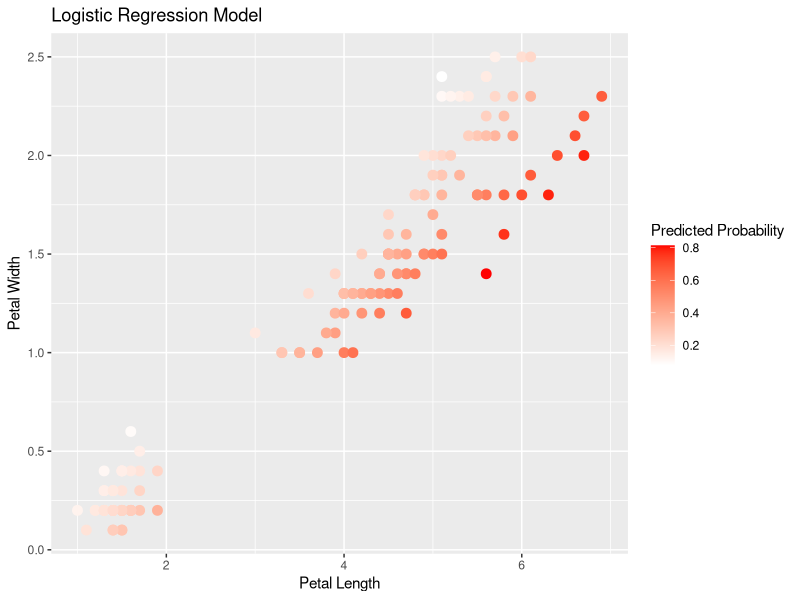
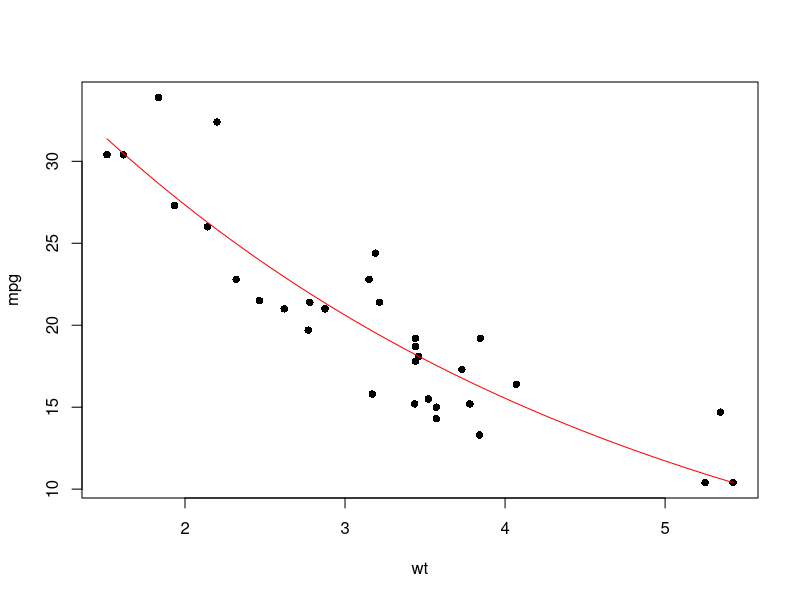

Write R code to recreate these figures, in order.
#Logistic Regression

# load the dataset
data(iris)

# create a binary response variable
iris$versicolor_binary <- as.numeric(iris$Species == "versicolor")

# fit a logistic regression model
model <- glm(versicolor_binary ~ Petal.Length + Petal.Width, data = iris, family = binomial)

# summarize the model
summary(model)

# load the ggplot2 package
library(ggplot2)

# create a data frame of predictor and response values
pred_df <- data.frame(Petal.Length = iris$Petal.Length,
                      Petal.Width = iris$Petal.Width,
                      Species = iris$Species,
                      versicolor_binary = iris$versicolor_binary,
                      predicted_prob = predict(model, type = "response"))

# create a scatter plot with predicted probabilities
ggplot(pred_df, aes(x = Petal.Length, y = Petal.Width, color = predicted_prob)) +
  geom_point(size = 3) +
  scale_color_gradient(low = "white", high = "red") +
  labs(x = "Petal Length", y = "Petal Width", color = "Predicted Probability") +
  ggtitle("Logistic Regression Model")

#Poisson Regression

# load the internal dataset "mtcars"
data(mtcars)

# fit a Poisson regression model with "wt" as the predictor variable
model <- glm(mpg ~ wt, data = mtcars, family = poisson)

# summarize the model
summary(model)

# create a sequence of values for "wt" variable
wt_seq <- seq(min(mtcars$wt), max(mtcars$wt), length.out = 100)

# create a data frame with "wt" values for prediction
newdata <- data.frame(wt = wt_seq)

# predict the response variable using the fitted model
pred <- predict(model, newdata, type = "response")

# plot the predicted values against "wt" values
plot(mtcars$wt, mtcars$mpg, xlab = "wt", ylab = "mpg", pch = 16)
lines(wt_seq, pred, type = "l", col = "red")